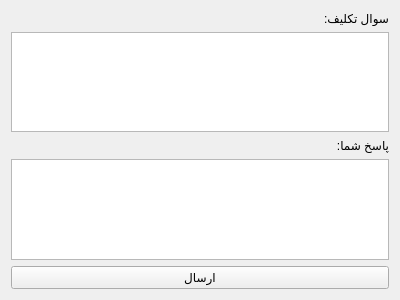
<?xml version="1.0" encoding="UTF-8"?>
<ui version="4.0">
 <class>StudentHomeWork</class>
 <widget class="QWidget" name="StudentHomeWork">
  <property name="geometry">
   <rect>
    <x>0</x>
    <y>0</y>
    <width>400</width>
    <height>300</height>
   </rect>
  </property>
  <property name="windowTitle">
   <string>آزمون</string>
  </property>
  <layout class="QVBoxLayout" name="verticalLayout">
   <item>
    <widget class="QLabel" name="questionLabel">
     <property name="text">
      <string>سوال تکلیف:</string>
     </property>
    </widget>
   </item>
   <item>
    <widget class="QTextEdit" name="questionTextEdit">
     <property name="readOnly">
      <bool>true</bool>
     </property>
    </widget>
   </item>
   <item>
    <widget class="QLabel" name="answerLabel">
     <property name="text">
      <string>پاسخ شما:</string>
     </property>
    </widget>
   </item>
   <item>
    <widget class="QTextEdit" name="answerTextEdit"/>
   </item>
   <item>
    <widget class="QPushButton" name="submitButton">
     <property name="text">
      <string>ارسال</string>
     </property>
    </widget>
   </item>
  </layout>
 </widget>
 <resources/>
 <connections/>
</ui>
